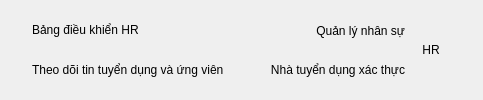
        <widget class="QFrame" name="topBar">
         <layout class="QHBoxLayout" name="horizontalLayout">
          <property name="leftMargin">
           <number>32</number>
          </property>
          <property name="rightMargin">
           <number>32</number>
          </property>
          <item>
           <layout class="QVBoxLayout" name="titleBlock">
            <property name="spacing">
             <number>2</number>
            </property>
            <item>
             <widget class="QLabel" name="pageTitle">
              <property name="text">
               <string>Bảng điều khiển HR</string>
              </property>
             </widget>
            </item>
            <item>
             <widget class="QLabel" name="pageSubTitle">
              <property name="text">
               <string>Theo dõi tin tuyển dụng và ứng viên</string>
              </property>
             </widget>
            </item>
           </layout>
          </item>
          <item>
           <spacer name="horizontalSpacer">
            <property name="orientation">
             <enum>Qt::Horizontal</enum>
            </property>
            <property name="sizeHint" stdset="0">
             <size>
              <width>40</width>
              <height>20</height>
             </size>
            </property>
           </spacer>
          </item>
          <item>
           <layout class="QVBoxLayout" name="hrInfo">
            <property name="spacing">
             <number>0</number>
            </property>
            <item>
             <widget class="QLabel" name="hrName">
              <property name="alignment">
               <set>Qt::AlignRight|Qt::AlignTrailing|Qt::AlignVCenter</set>
              </property>
              <property name="text">
               <string>Quản lý nhân sự</string>
              </property>
             </widget>
            </item>
            <item>
             <widget class="QLabel" name="hrRole">
              <property name="alignment">
               <set>Qt::AlignRight|Qt::AlignTrailing|Qt::AlignVCenter</set>
              </property>
              <property name="text">
               <string>Nhà tuyển dụng xác thực</string>
              </property>
             </widget>
            </item>
           </layout>
          </item>
          <item>
           <widget class="QLabel" name="hrAvatar">
            <property name="minimumSize">
             <size>
              <width>40</width>
              <height>40</height>
             </size>
            </property>
            <property name="maximumSize">
             <size>
              <width>40</width>
              <height>40</height>
             </size>
            </property>
            <property name="text">
             <string>HR</string>
            </property>
            <property name="alignment">
             <set>Qt::AlignCenter</set>
            </property>
           </widget>
          </item>
         </layout>
        </widget>
